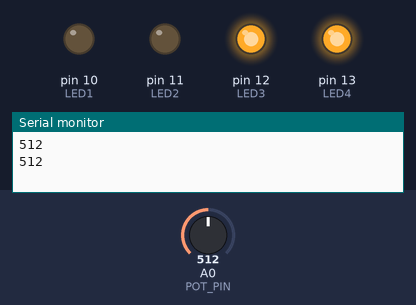
This sketch was run on a simulated Arduino Uno, built with avr-gcc and run on an emulated ATmega328P. Parts: output pins drawn as LEDs (lit = HIGH), the last lines printed to the serial monitor. The inputs (shaded band) are chosen by the test bench; at power-on: A0 (POT_PIN) = 512.

Above: at 1.3 s.
1.4 s: A0 (POT_PIN) set to 401
3.2 s: A0 (POT_PIN) set to 369
At 5.0 s:
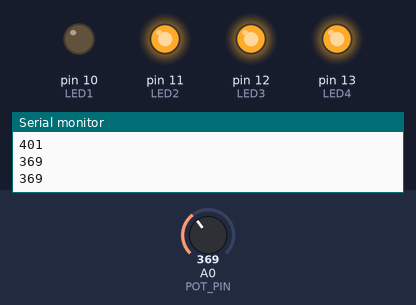
5.5 s: A0 (POT_PIN) set to 138
7.2 s: A0 (POT_PIN) set to 115
At 9.2 s:
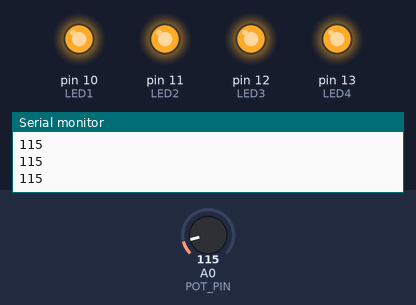
9.5 s: A0 (POT_PIN) set to 650
At 11.0 s:
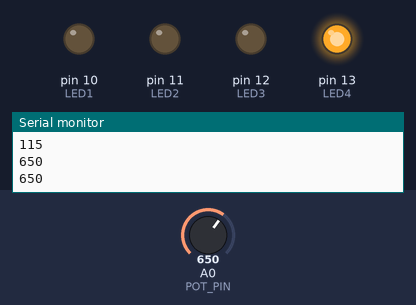
11.5 s: A0 (POT_PIN) set to 631
At 12.5 s:
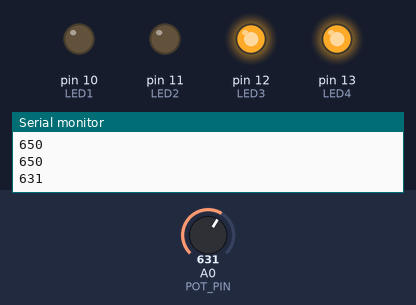
Timing chart, 0 to 14.5 s (numbered marks = the images above; inputs shaded):
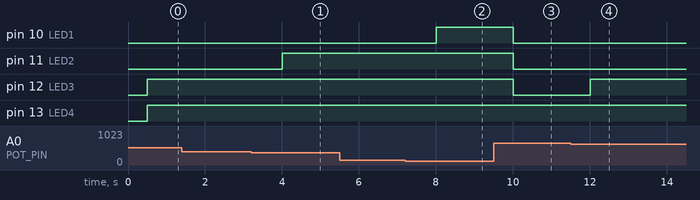

The sketch:

mikamonsma-504-pot-4x-led.ino
```cpp
// Potentiometer and 4 LEDs
// Define the pins for the LED and the potentiometer
#define LED1 10
#define LED2 11
#define LED3 12
#define LED4 13

// Define the pin for the potentiometer
#define POT_PIN A0

void setup() {
  // Set the pin for the potentiometer as an input
  pinMode(POT_PIN, INPUT);
  // Set the pins for the LEDs as outputs
  pinMode(LED1, OUTPUT);
  pinMode(LED2, OUTPUT);
  pinMode(LED3, OUTPUT);
  pinMode(LED4, OUTPUT);

  Serial.begin(9600);

}

void loop() {

  // Read the potentiometer
  // Analogread is used to output Pulse Width Modulation (PWM) values
  // Which can be used to control the brightness of the LEDs
  int knopje = analogRead(POT_PIN);
  delay(500);

  Serial.println(knopje);

  // If the potentiometer is less than 128, turn on all the LEDs
  if (knopje < 128) {
    digitalWrite(LED1, HIGH);
    digitalWrite(LED2, HIGH);
    digitalWrite(LED3, HIGH);
    digitalWrite(LED4, HIGH);

  // If the potentiometer is between 128 and 384, turn on the first LED and turn off the other three
  } else if (knopje > 128 && knopje < 384) {
    digitalWrite(LED1, LOW);
    digitalWrite(LED2, HIGH);
    digitalWrite(LED3, HIGH);
    digitalWrite(LED4, HIGH);

  // If the potentiometer is between 384 and 640, turn on the first two LEDs and turn off the other two
  } else if (knopje > 384 && knopje < 640) {
    digitalWrite(LED1, LOW);
    digitalWrite(LED2, LOW);
    digitalWrite(LED3, HIGH);
    digitalWrite(LED4, HIGH);

  // If the potentiometer is between 640 and 896, turn on the first two LEDs and turn off the other two
  } else if (knopje > 640 && knopje < 896) {
    digitalWrite(LED1, LOW);
    digitalWrite(LED2, LOW);
    digitalWrite(LED3, LOW);
    digitalWrite(LED4, HIGH);

  // If the potentiometer is greater than 896, turn off all the LEDs
  } else if (knopje > 896) {
    digitalWrite(LED1, LOW);
    digitalWrite(LED2, LOW);
    digitalWrite(LED3, LOW);
    digitalWrite(LED4, LOW);
  }
}
```

Measured:
- the behaviour switches between 384 and 383 on A0 (POT_PIN) (found by bisection; images 0 and 1)
- the behaviour switches between 128 and 127 on A0 (POT_PIN) (found by bisection; images 1 and 2)
- the behaviour switches between 640 and 639 on A0 (POT_PIN) (found by bisection; images 3 and 4)
- after the input at 3.2 s, pin 11 (LED2): LOW → HIGH after 0.80 s
- after the input at 7.2 s, pin 10 (LED1): LOW → HIGH after 0.81 s
- after the input at 9.5 s, pin 10 (LED1), pin 11 (LED2), pin 12 (LED3): HIGH → LOW after 0.51 s
- after the input at 11.5 s, pin 12 (LED3): LOW → HIGH after 0.51 s
